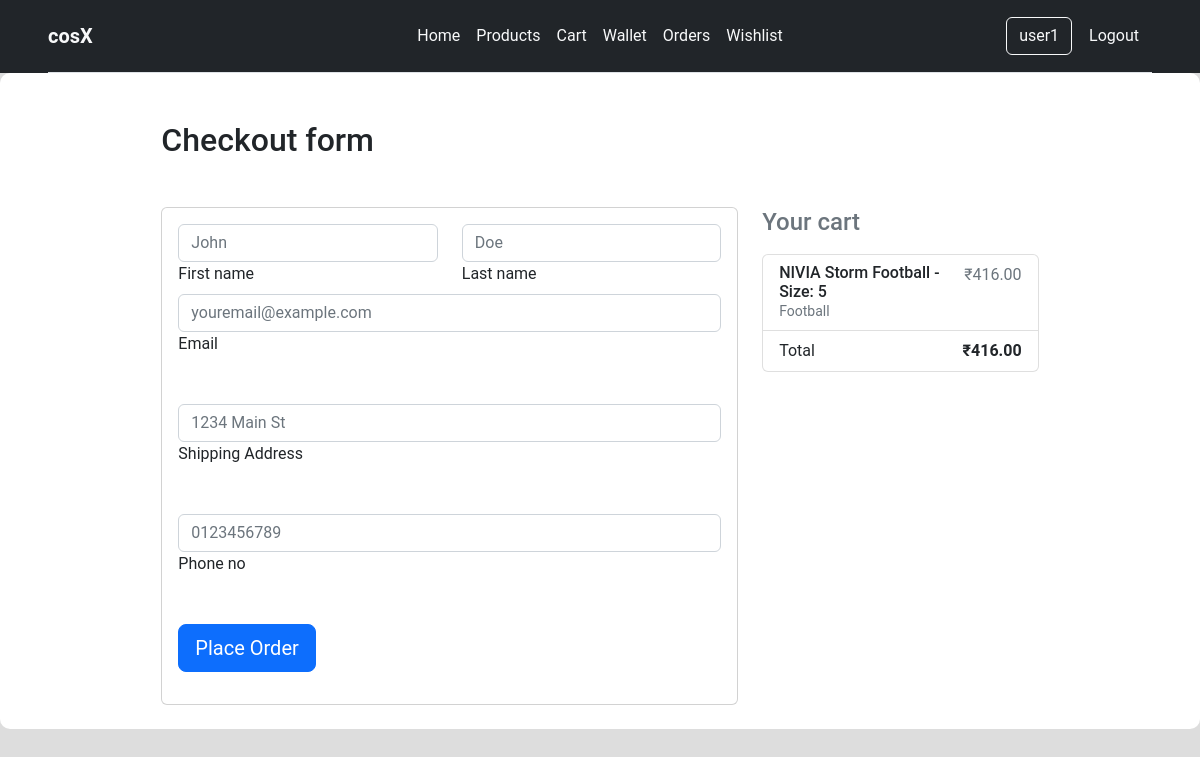
Page /checkout/1 (signed in) on the committed database.
### cosx_home/models.py (models this page shows)
class Products(models.Model):
    p_name = models.CharField(max_length=100)
    p_rating = models.DecimalField(max_digits=5, decimal_places=1)
    p_description = models.CharField(max_length=500)
    p_buycount = models.IntegerField()
    p_brand = models.CharField(max_length=100)
    p_category = models.CharField(max_length=100)
    p_image = models.ImageField(upload_to="static/images/")
    p_price = models.DecimalField(max_digits=7, decimal_places=2)

### cosx_home/views.py (the view, shortened to what this page needs)
# urls.py: path('checkout/<int:pk>', views.checkout, name="checkout"),
def checkout(request, pk):
    product=Products.objects.get(id=pk)
    total_price = product.p_price
    wallet = Wallet.objects.filter(user=request.user)[0].wallet
    flag = True
    if wallet < total_price:
        flag = False
    context = {
        'products': [product],
        'total_price': total_price,
        'flag': flag
    }
    return render(request, 'cosx_home/checkout.html', context = context)

### cosx_home/templates/cosx_home/checkout.html (shortened to what this page needs)
{% extends 'cosx_home/base.html' %}
{% block content %}
<main class="mt-0 pt-0">
    <div class="container wow fadeIn">
      <h2 class="my-5 h2">Checkout form</h2>
      <div class="row">
        <div class="col-md-8 mb-4">
          <div class="card">
            <form class="card-body" method="POST">
              <div class="row">
                <div class="col-md-6 mb-2">
                  <div class="md-form ">
                    <input type="text" name="fname" id="firstName" class="form-control" placeholder="John">
                    <label for="firstName" class="">First name</label>
                  </div>
                </div>
                <div class="col-md-6 mb-2">
                  <div class="md-form">
                    <input type="text" name="lname" id="lastName" class="form-control" placeholder="Doe">
                    <label for="lastName" class="">Last name</label>
                  </div>
                </div>
              </div>
              <div class="md-form mb-5">
                <input type="text" name="email" id="email" class="form-control" placeholder="youremail@example.com">
                <label for="email" class="">Email </label>
              </div>
              <div class="md-form mb-5">
                <input type="text" name="address" id="address" class="form-control" placeholder="1234 Main St">
                <label for="address" class="">Shipping Address</label>
              </div>
              <div class="md-form mb-5">
                <input type="text" name="phoneno" id="phoneno" class="form-control" placeholder="0123456789"
                <label for="phoneno" class="">Phone no</label>
              </div>
              {% if flag %}
              <class="mb-4">
                  <button class="btn btn-primary btn-lg btn-block" type="submit">Place Order</button>
                  {% else %}
                  <class="mb-4">
                    <button disabled class="btn btn-danger btn-lg btn-block" type="submit">Insufficient Wallet Balance</button>
              {% endif%}
            </form>
          </div>
        </div>
        <div class="col-md-4 mb-4">
          <h4 class="d-flex justify-content-between align-items-center mb-3">
            <span class="text-muted">Your cart</span>
            <span class="badge badge-secondary badge-pill">3</span>
          </h4>
          <ul class="list-group mb-3 z-depth-1">
            {% for product in products %}
            <li class="list-group-item d-flex justify-content-between lh-condensed">
              <div>
                <h6 class="my-0">{{product.p_name}}</h6>
                <small class="text-muted">{{product.p_category}}</small>
              </div>
              <span class="text-muted">₹{{ product.p_price }}</span>
            </li>
            {% endfor %}
            <li class="list-group-item d-flex justify-content-between">
              <span>Total </span>
              <strong>₹{{ total_price }}</strong>
            </li>
          </ul>
        </div>
      </div>
    </div>
  </main>
{% endblock content %}

### cosx_home/templates/cosx_home/base.html (shortened to what this page needs)
<html>
<head>
    <link href="https://cdn.jsdelivr.net/npm/bootstrap@5.2.2/dist/css/bootstrap.min.css" rel="stylesheet">
</head>
<body style="background: #ddd; margin:0; font-family: Roboto">
    <div class="px-5 bg-dark w-100 mb-0 sticky-top" >
        <header class="d-flex flex-wrap align-items-center justify-content-center justify-content-md-between py-3 border-bottom">
          <a href="/" class="text-decoration-none text-light fw-bold lead w-25">
            cosX
          </a>
          <ul class="nav col-12 col-md-auto mb-2 justify-content-center mb-md-0">
            <li><a href="{% url 'cosx-home' %}" class="text-light nav-link px-2 link-primary">Home</a></li>
            <li><a href="{% url 'cosx-products' %}" class="text-light nav-link px-2 link-primary">Products</a></li>
            {% if user.is_authenticated %}
            <li><a href="{% url 'cart' %}" class="text-light nav-link px-2 link-primary">Cart</a></li>
            <li><a href="{% url 'wallet' %}" class="text-light nav-link px-2 link-primary">Wallet</a></li>
            <li><a href="{% url 'orders' %}" class="text-light nav-link px-2 link-primary">Orders</a></li>
            <li><a href="{% url 'wishlist' %}" class="text-light nav-link px-2 link-primary">Wishlist</a></li>
            {% endif %}
          </ul>
          <div class="w-25 text-end ">
            {% if user.is_authenticated %}
            <a href="{% url 'cosx-home' %}" type="button" class="btn text-light border-light ">{{user.username}}</a>
            <a href="{% url 'logout' %}" type="button" class="btn text-light">Logout</a>
            {% else %}
            <a href="{% url 'login' %}" type="button" class="btn btn-outline-primary me-2">Login</a>
            <a href="{% url 'register' %}" type="button" class="btn btn-primary">Sign-up</a>
            {% endif %}
          </div>
        </header>
      </div>
    <div style="width:100%; display: flex; align-items: center; justify-content: space-around;">
        <div style="border-radius: 10px;width: 100%; background: #fff;padding: 0px; display: flex; flex-direction: column; align-items: center; justify-content: space-around;">
        {% block content %}
        {% endblock %}
        </div>
    </div>
</body>
</html>

### rows in the picture
Products: p_name "NIVIA Storm Football - Size: 5", p_category "Football", p_price "416.00"

### other values in the picture
{{ user.username }} "user1"
